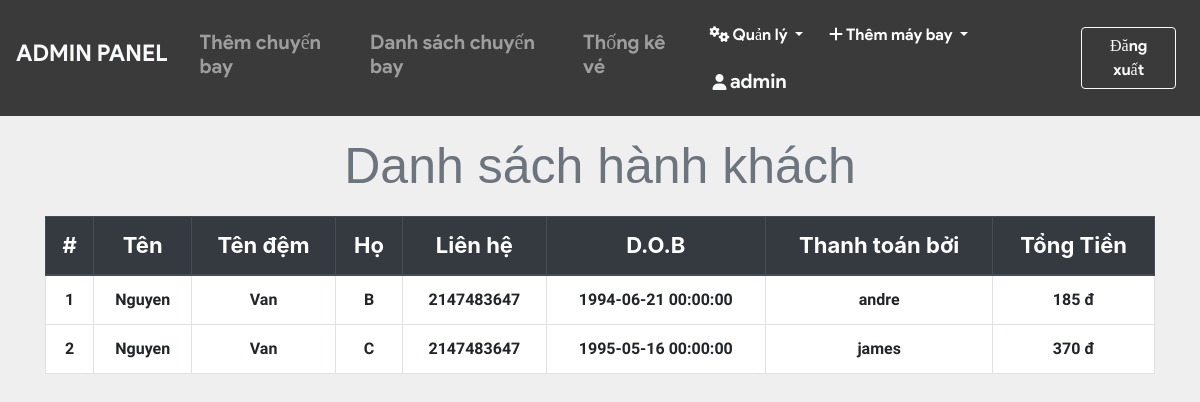
/admin/pass_list.php?flight_id=2 (signed in), run on the app's committed database.
### tables this page shows
CREATE TABLE `ticket` (
  `ticket_id` int(11) NOT NULL,
  `passenger_id` int(11) NOT NULL,
  `flight_id` int(11) NOT NULL,
  `user_id` int(11) NOT NULL,
  `seat_no` varchar(10) NOT NULL,
  `cost` int(11) NOT NULL,
  `class` varchar(3) NOT NULL
);

CREATE TABLE `passenger_profile` (
  `passenger_id` int(11) NOT NULL,
  `user_id` int(11) NOT NULL,
  `flight_id` int(11) NOT NULL,
  `mobile` varchar(110) NOT NULL,
  `dob` datetime NOT NULL,
  `f_name` varchar(20) DEFAULT NULL,
  `m_name` varchar(20) DEFAULT NULL,
  `l_name` varchar(20) DEFAULT NULL
);

CREATE TABLE `users` (
  `user_id` int(11) NOT NULL,
  `username` nvarchar(20) NOT NULL,
  `email` varchar(50) NOT NULL,
  `password` varchar(100) NOT NULL
);

CREATE TABLE `payment` (
  `card_no` varchar(16) NOT NULL,
  `user_id` int(11) NOT NULL,
  `flight_id` int(11) NOT NULL,
  `expire_date` varchar(5) DEFAULT NULL,
  `amount` int(11) NOT NULL
);

### admin/pass_list.php (the view, shortened to what this page needs)
<?php include_once 'header.php'; ?>
<?php include_once 'footer.php';
require '../helpers/init_conn_db.php';?>
<?php if(isset($_SESSION['adminId'])) { ?>
    <main>
        <?php if(isset($_SESSION['adminId'])) { ?>
          <div class="container-md mt-2">
            <h1 class="display-4 text-center text-secondary"
              >Danh sách hành khách</h1>
            <table class="table table-bordered">
              <thead class="thead-dark">
                <tr>
                  <th>#</th>
                  <th scope="col">Tên</th>
                  <th scope="col">Tên đệm</th>
                  <th scope="col">Họ</th>
                  <th scope="col">Liên hệ</th>
                  <th scope="col">D.O.B</th>
                  <th scope="col">Thanh toán bởi</th>
                  <th scope="col">Tổng Tiền</th>
                </tr>
              </thead>
              <tbody>
                <?php
                $cnt=1;
                $flight_id = $_GET['flight_id'];
                $sql_t = 'SELECT * FROM Ticket WHERE flight_id=?';
                $stmt_t = mysqli_stmt_init($conn);
                if(!mysqli_stmt_prepare($stmt_t,$sql_t)) {
                    header('Location: ticket.php?error=sqlerror');
                    exit();
                } else {
                    mysqli_stmt_bind_param($stmt_t,'i',$flight_id);
                    mysqli_stmt_execute($stmt_t);
                    $result_t = mysqli_stmt_get_result($stmt_t);
                    while($row_t = mysqli_fetch_assoc($result_t)) {
                      $sql = 'SELECT * FROM Passenger_profile WHERE passenger_id=?';
                      $stmt = mysqli_stmt_init($conn);
                      mysqli_stmt_prepare($stmt,$sql);
                      mysqli_stmt_bind_param($stmt,'i',$row_t['passenger_id']);
                      mysqli_stmt_execute($stmt);
                      $result = mysqli_stmt_get_result($stmt);
                      if ($row = mysqli_fetch_assoc($result)) {
                          $sql_p = 'SELECT * FROM PAYMENT WHERE flight_id=? AND user_id=?';
                          $stmt_p = mysqli_stmt_init($conn);
                          mysqli_stmt_prepare($stmt_p,$sql_p);
                          mysqli_stmt_bind_param($stmt_p,'ii',$flight_id,$row['user_id']);
                          mysqli_stmt_execute($stmt_p);
                          $result_p = mysqli_stmt_get_result($stmt_p);
                          if ($row_p = mysqli_fetch_assoc($result_p)) {
                            $sql_u = 'SELECT * FROM Users WHERE user_id=?';
                            $stmt_u = mysqli_stmt_init($conn);
                            mysqli_stmt_prepare($stmt_u,$sql_u);
                            mysqli_stmt_bind_param($stmt_u,'i',$row['user_id']);
                            mysqli_stmt_execute($stmt_u);
                            $result_u = mysqli_stmt_get_result($stmt_u);
                            if ($row_u = mysqli_fetch_assoc($result_u)) {
                              echo "
                              <tr class='text-center'>
                                <td>".$cnt."</td>
                                <td>".$row['f_name']."</td>
                                <td>".$row['m_name']."</td>
                                <td>".$row['l_name']."</td>
                                <td>".$row['mobile']."</td>
                                <td>".$row['dob']."</td>
                                <td scope='row'>".$row_u['username']."</td>
                                <td>".$row_p['amount']." đ</td>
                              </tr>
                              ";
                            }
                          }
                      }
                      $cnt++; }
                      }
                ?>
              </tbody>
            </table>
          </div>
        <?php } ?>
    </main>
    <?php } ?>

### admin/pass_list.php (style rules this page uses)
table { background-color: white; }
h1 { margin-top: 20px; margin-bottom: 20px; font-family: 'Arial'; font-size: 50px !important; font-weight: lighter; }
body { background-color: #efefef; }
th { font-size: 22px; }
td { margin-top: 10px !important; font-size: 16px; font-weight: bold; font-family: 'Assistant', sans-serif !important; }
.thead-dark { text-align: center; }

### data on the page
ticket: passenger.f_name "Nguyen", passenger.m_name "Van", passenger.l_name "B", passenger.mobile "2147483647", passenger.dob "1994-06-21 00:00:00", user.username "andre", payment.amount "185"
ticket: passenger.f_name "Nguyen", passenger.m_name "Van", passenger.l_name "C", passenger.mobile "2147483647", passenger.dob "1995-05-16 00:00:00", user.username "james", payment.amount "370"

### other printed values
$_SESSION['adminUname'] "admin"
